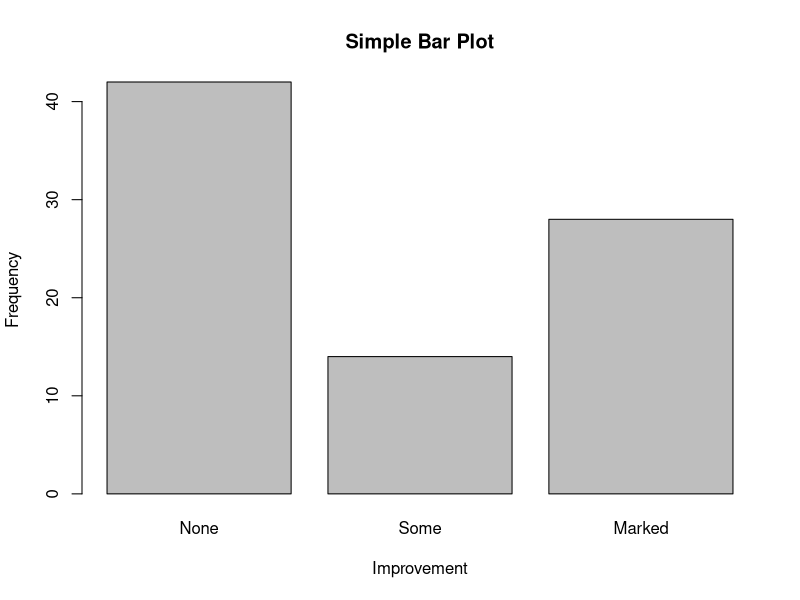
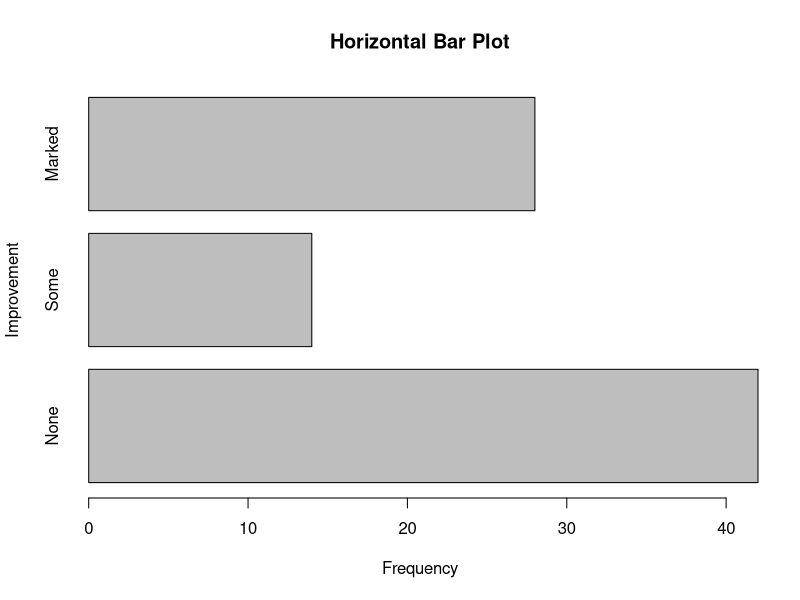
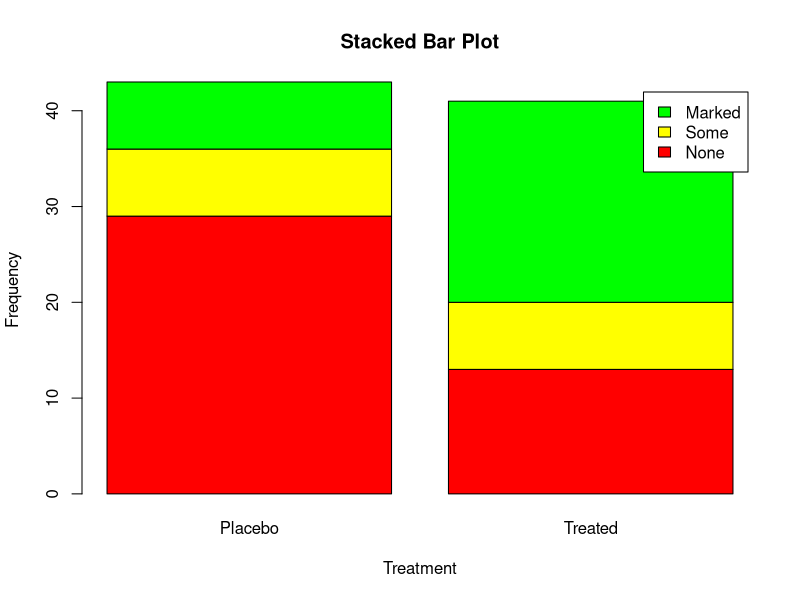
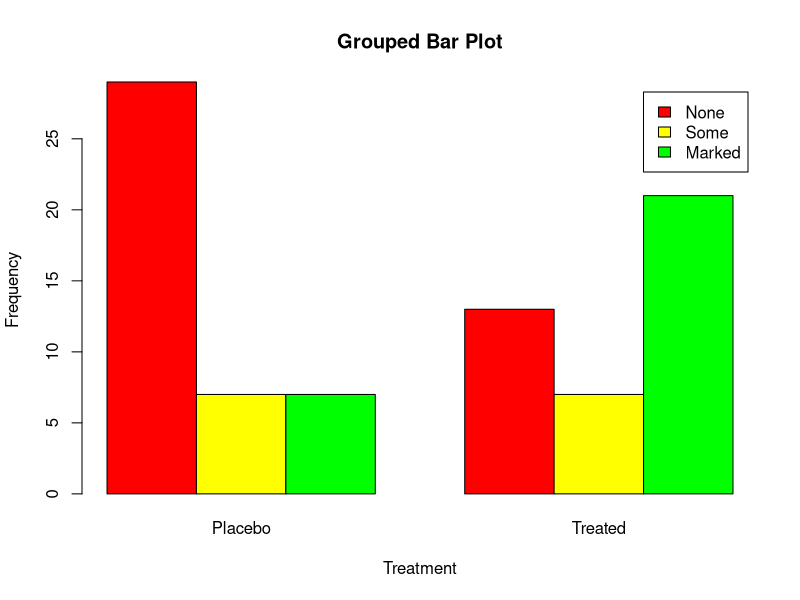
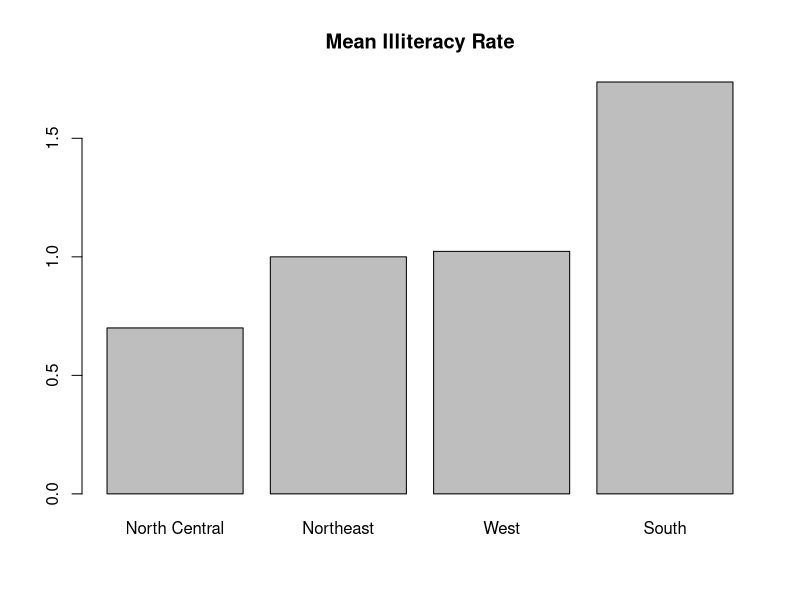
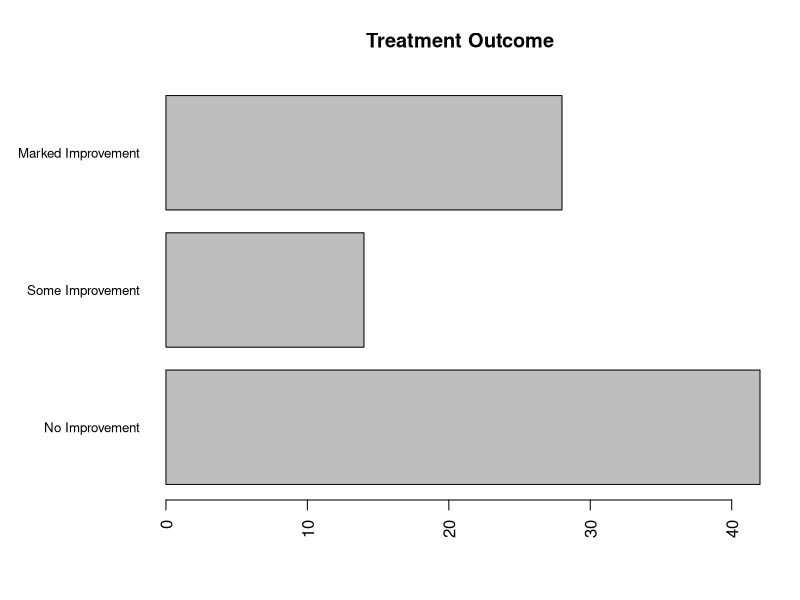
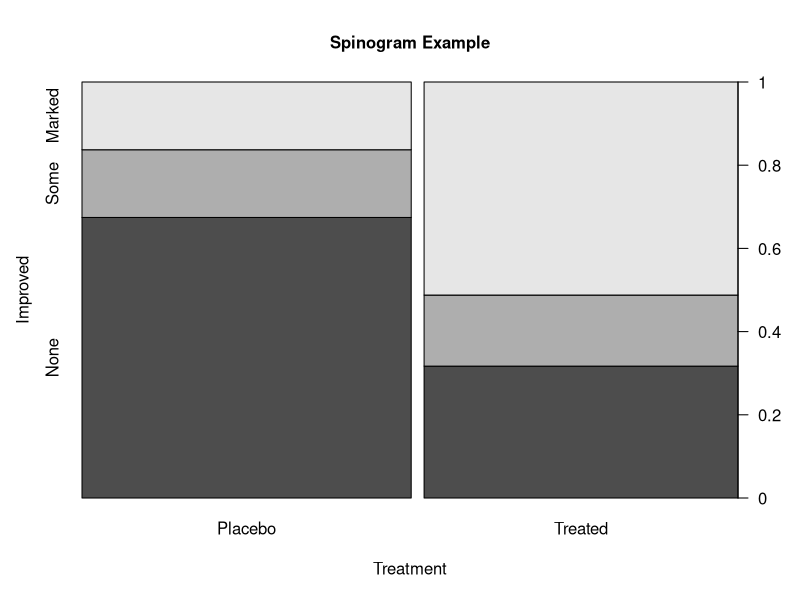
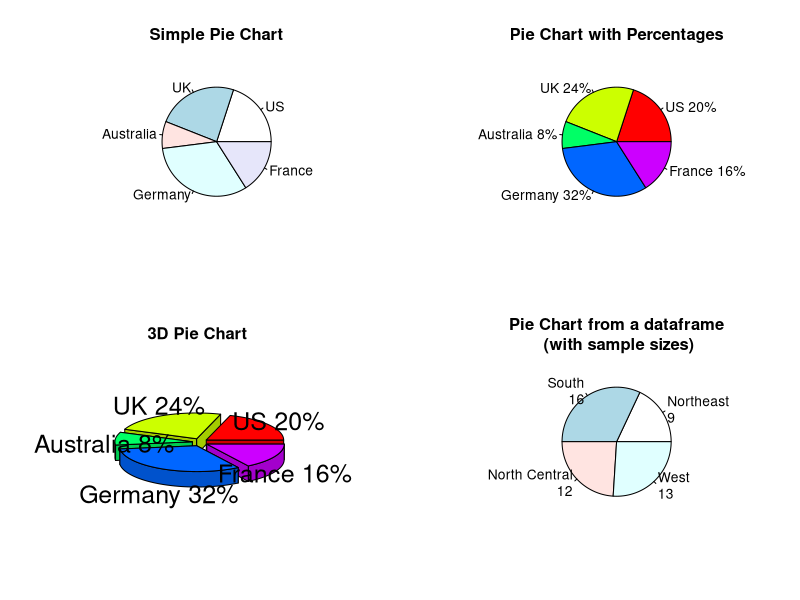

Recreate these plots in R, in order. (Note: this script raises an error after producing the figures.)
#---------------------------------------------------------------#
# R in Action (2nd ed): Chapter 6                               #
# Basic graphs                                                  #
# requires packages vcd, plotrix, sm, vioplot to be installed   #
# install.packages(c("vcd", "plotrix", "sm", "vioplot"))        #
#---------------------------------------------------------------#

par(ask=TRUE)
opar <- par(no.readonly=TRUE) # save original parameter settings

library(vcd)
counts <- table(Arthritis$Improved)
counts


# Listing 6.1 - Simple bar plot
# vertical barplot
barplot(counts, 
        main="Simple Bar Plot",
        xlab="Improvement", ylab="Frequency")
# horizontal bar plot   
barplot(counts, 
        main="Horizontal Bar Plot", 
        xlab="Frequency", ylab="Improvement", 
        horiz=TRUE)


# obtain 2-way frequency table
library(vcd)
counts <- table(Arthritis$Improved, Arthritis$Treatment)
counts


# Listing 6.2 - Stacked and grouped bar plots 
# stacked barplot
barplot(counts, 
        main="Stacked Bar Plot",
        xlab="Treatment", ylab="Frequency", 
        col=c("red", "yellow","green"),            
        legend=rownames(counts)) 

# grouped barplot                       
barplot(counts, 
        main="Grouped Bar Plot", 
        xlab="Treatment", ylab="Frequency",
        col=c("red", "yellow", "green"),
        legend=rownames(counts), beside=TRUE)


# Listing 6.3 - Bar plot for sorted mean values
states <- data.frame(state.region, state.x77)
means <- aggregate(states$Illiteracy, by=list(state.region), FUN=mean)
means

means <- means[order(means$x),]  
means

barplot(means$x, names.arg=means$Group.1) 
title("Mean Illiteracy Rate")  


# Listing 6.4 - Fitting labels in bar plots
par(las=2)                # set label text perpendicular to the axis
par(mar=c(5,8,4,2))       # increase the y-axis margin
counts <- table(Arthritis$Improved) # get the data for the bars

# produce the graph
barplot(counts, 
        main="Treatment Outcome", horiz=TRUE, cex.names=0.8,
        names.arg=c("No Improvement", "Some Improvement", "Marked Improvement")
)
par(opar)


# Spinograms
library(vcd)
attach(Arthritis)
counts <- table(Treatment,Improved)
spine(counts, main="Spinogram Example")
detach(Arthritis)


# Listing 6.5 - Pie charts
par(mfrow=c(2,2))                             
slices <- c(10, 12,4, 16, 8) 
lbls <- c("US", "UK", "Australia", "Germany", "France")

pie(slices, labels = lbls, 
    main="Simple Pie Chart")

pct <- round(slices/sum(slices)*100)                      
lbls <- paste(lbls, pct) 
lbls <- paste(lbls,"%",sep="")
pie(slices,labels = lbls, col=rainbow(length(lbls)),
    main="Pie Chart with Percentages")

library(plotrix)                                               
pie3D(slices, labels=lbls,explode=0.1,
      main="3D Pie Chart ")

mytable <- table(state.region)                                   
lbls <- paste(names(mytable), "\n", mytable, sep="")
pie(mytable, labels = lbls, 
    main="Pie Chart from a dataframe\n (with sample sizes)")

par(opar)


# Fan plots
library(plotrix)
slices <- c(10, 12,4, 16, 8) 
lbls <- c("US", "UK", "Australia", "Germany", "France")   
fan.plot(slices, labels = lbls, main="Fan Plot")


# Listing 6.6 - Histograms
# simple histogram                                                        1
hist(mtcars$mpg)

# colored histogram with specified number of bins        
hist(mtcars$mpg, 
     breaks=12, 
     col="red", 
     xlab="Miles Per Gallon", 
     main="Colored histogram with 12 bins")

# colored histogram with rug plot, frame, and specified number of bins 
hist(mtcars$mpg, 
     freq=FALSE, 
     breaks=12, 
     col="red", 
     xlab="Miles Per Gallon", 
     main="Histogram, rug plot, density curve")  
rug(jitter(mtcars$mpg)) 
lines(density(mtcars$mpg), col="blue", lwd=2)

# histogram with superimposed normal curve (Thanks to Peter Dalgaard)  
x <- mtcars$mpg 
h<-hist(x, 
        breaks=12, 
        col="red", 
        xlab="Miles Per Gallon", 
        main="Histogram with normal curve and box") 
xfit<-seq(min(x),max(x),length=40) 
yfit<-dnorm(xfit,mean=mean(x),sd=sd(x)) 
yfit <- yfit*diff(h$mids[1:2])*length(x) 
lines(xfit, yfit, col="blue", lwd=2)
box()


# Listing 6.7 - Kernel density plot
d <- density(mtcars$mpg) # returns the density data  
plot(d) # plots the results 

d <- density(mtcars$mpg)                                  
plot(d, main="Kernel Density of Miles Per Gallon")       
polygon(d, col="red", border="blue")                     
rug(mtcars$mpg, col="brown") 


# Listing 6.8 - Comparing kernel density plots
par(lwd=2)                                                       
library(sm)
attach(mtcars)

# create value labels 
cyl.f <- factor(cyl, levels= c(4, 6, 8),                               
                labels = c("4 cylinder", "6 cylinder", "8 cylinder")) 

# plot densities 
sm.density.compare(mpg, cyl, xlab="Miles Per Gallon")                
title(main="MPG Distribution by Car Cylinders")

# add legend via mouse click
colfill<-c(2:(2+length(levels(cyl.f)))) 
cat("Use mouse to place legend...","\n\n")
legend(locator(1), levels(cyl.f), fill=colfill) 
detach(mtcars)
par(lwd=1)


# parallel box plots
boxplot(mpg~cyl,data=mtcars,
        main="Car Milage Data", 
        xlab="Number of Cylinders", 
        ylab="Miles Per Gallon")


# notched box plots
boxplot(mpg~cyl,data=mtcars, 
        notch=TRUE, 
        varwidth=TRUE,
        col="red",
        main="Car Mileage Data", 
        xlab="Number of Cylinders", 
        ylab="Miles Per Gallon")


# Listing 6.9 - Box plots for two crossed factors
# create a factor for number of cylinders
mtcars$cyl.f <- factor(mtcars$cyl,
                       levels=c(4,6,8),
                       labels=c("4","6","8"))

# create a factor for transmission type
mtcars$am.f <- factor(mtcars$am, 
                      levels=c(0,1), 
                      labels=c("auto","standard"))

# generate boxplot
boxplot(mpg ~ am.f *cyl.f, 
        data=mtcars, 
        varwidth=TRUE,
        col=c("gold", "darkgreen"),
        main="MPG Distribution by Auto Type", 
        xlab="Auto Type")


# Listing 6.10 - Violin plots

library(vioplot)
x1 <- mtcars$mpg[mtcars$cyl==4] 
x2 <- mtcars$mpg[mtcars$cyl==6]
x3 <- mtcars$mpg[mtcars$cyl==8]
vioplot(x1, x2, x3, 
        names=c("4 cyl", "6 cyl", "8 cyl"), 
        col="gold")
title("Violin Plots of Miles Per Gallon")


# dot chart
dotchart(mtcars$mpg,labels=row.names(mtcars),cex=.7,
         main="Gas Mileage for Car Models", 
         xlab="Miles Per Gallon")


# Listing 6.11 - Dot plot grouped, sorted, and colored
x <- mtcars[order(mtcars$mpg),]                      
x$cyl <- factor(x$cyl)                                 
x$color[x$cyl==4] <- "red"                              
x$color[x$cyl==6] <- "blue"
x$color[x$cyl==8] <- "darkgreen" 
dotchart(x$mpg,
         labels = row.names(x),                               
         cex=.7, 
         pch=19,                                              
         groups = x$cyl,                                       
         gcolor = "black",
         color = x$color,
         main = "Gas Mileage for Car Models\ngrouped by cylinder",
         xlab = "Miles Per Gallon")
